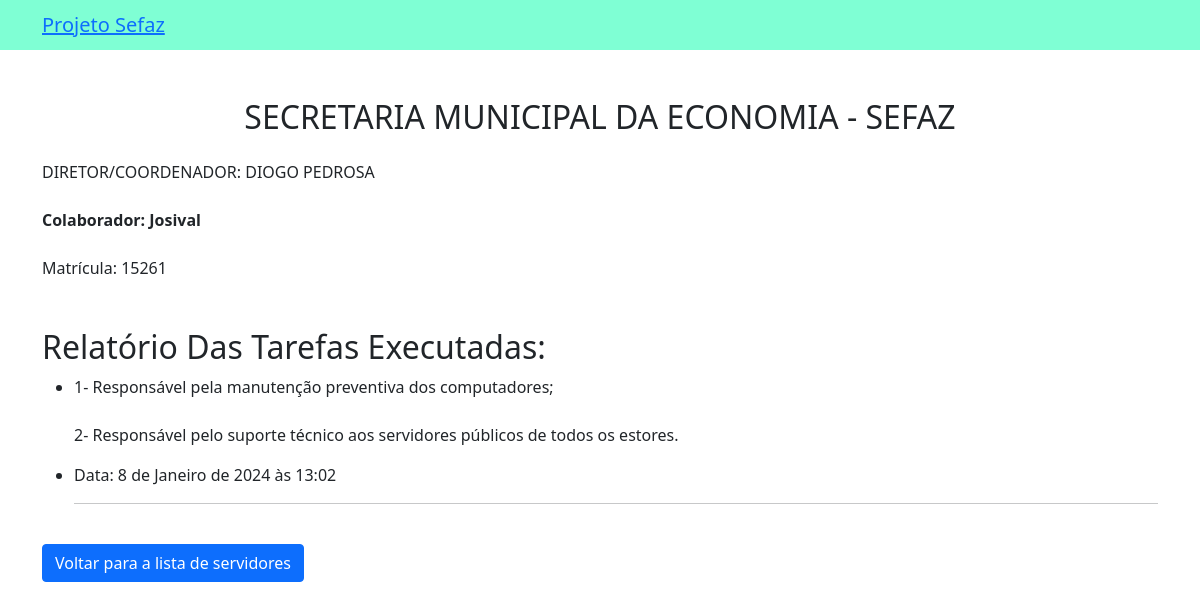
The page /visualizar-tarefas/2/ (signed in) on the database its author committed.
### app_cad_serv/models.py (models this page shows, shortened)
class TarefaRealizada(models.Model):
    colaborador = models.CharField(max_length=100)
    diretor_coordenador = models.CharField(max_length=100, null=False)
    tarefas = models.TextField()
    data = models.DateTimeField(auto_now_add=True)

class Servidor(models.Model):
    def validar_nome(value):
        if any(char.isdigit() for char in value):
            raise ValidationError('O nome não pode conter números.')
    def validar_matricula(value):
        if not value.isdigit():
            raise ValidationError('A matrícula deve conter apenas números.')
    ESCALA_CHOICES = [
        ('A', 'A'),
        ('B', 'B'),
        ('C', 'C'),
        ('D', 'D'),
    ]
    PONTUALIDADE_CHOICES = [
        ('Sem Justificativa', 'Sem Justificativa'),
        ('2 Justificativas', '2 Justificativas'),
        ('3 Justificativas', '3 Justificativas'),
        ('5 Justificativas', '5 Justificativas'),
    ]
    ASSIDUIDADE_CHOICES = [
        ('Sem Faltas', 'Sem Faltas'),
        ('1 Falta', '1 Falta'),
        ('2 Faltas', '2 Faltas'),
        ('3 Faltas', '3 Faltas'),
    ]
    EXECUCAO_TAREFAS_CHOICES = [
        ('Excelente', 'Excelente'),
        ('Otimo', 'Ótimo'),
        ('Bom', 'Bom'),
        ('Regular', 'Regular'),
    ]
    INICIATIVA_CHOICES = [
        ('Excelente', 'Excelente'),
        ('Otimo', 'Ótimo'),
        ('Bom', 'Bom'),
        ('Regular', 'Regular'),
    ]
    ATENDIMENTO_SERVICOS_CHOICES = [
        ('Excelente', 'Excelente'),
        ('Otimo', 'Ótimo'),
        ('Bom', 'Bom'),
        ('Regular', 'Regular'),
    ]
    TIPO_ESCALA_CHOICES = [
        ('DIRETA', 'Direta'),
        ('INDIRETA', 'Indireta'),
    ]
    TIPO_MODALIDADE_CHOICES = [
        ('PRESENCIAL', 'Presencial'),
        ('REMOTO', 'Remoto'),
    ]
    nome = models.CharField(max_length=100, null=False, default='', validators=[validar_nome])
    escala = models.CharField(max_length=10, choices=ESCALA_CHOICES)
    tipo_escala = models.CharField(max_length=10, choices=TIPO_ESCALA_CHOICES, default='')
    matricula = models.CharField(max_length=10, null=False, default='', unique=True, validators=[validar_matricula])
    pontualidade = models.CharField(max_length=50, choices=PONTUALIDADE_CHOICES)
    assiduidade = models.CharField(max_length=10, choices=ASSIDUIDADE_CHOICES)
    execucao_tarefas = models.CharField(max_length=10, choices=EXECUCAO_TAREFAS_CHOICES)
    iniciativa = models.CharField(max_length=10, choices=INICIATIVA_CHOICES)
    atendimento_servicos = models.CharField(max_length=10, choices=ATENDIMENTO_SERVICOS_CHOICES)
    total_pontos = models.IntegerField(default=0)
    gratificacao_pontos = models.IntegerField(default=0)
    tipo_modalidade = models.CharField(max_length=10,choices=TIPO_MODALIDADE_CHOICES, default='')
    mes_referencia = models.CharField(max_length=20, default='')

### app_cad_serv/views.py (the view)
# urls.py: path('visualizar-tarefas/<int:servidor_id>/', views.visualizar_tarefas_servidor, name='visualizar_tarefas_servidor'),
@login_required
def visualizar_tarefas_servidor(request, servidor_id):
    servidor = get_object_or_404(Servidor, pk=servidor_id)
    tarefas = TarefaRealizada.objects.filter(colaborador=servidor.nome)
    return render(request, 'servidores/visualizar_tarefas_servidor.html', {'servidor': servidor, 'tarefas': tarefas, 'matricula': servidor.matricula})

### app_cad_serv/templates/servidores/visualizar_tarefas_servidor.html (shortened to what this page needs)
<!DOCTYPE html>
<html lang="en">
<head>
    <link href="https://cdn.jsdelivr.net/npm/bootstrap@5.0.2/dist/css/bootstrap.min.css" rel="stylesheet">
</head>
<body>
    <nav style="background-color: aquamarine !important;" class="navbar navbar-light bg-light">
        <div class="container text-center">
          <span class="navbar-brand mb-0 h1"><a href="{% url 'home' %}"> Projeto Sefaz </a> </span>
        </div>
      </nav>
      <div class="container mt-5">
        <h2 class="text-center">SECRETARIA MUNICIPAL DA ECONOMIA - SEFAZ</h2>
        <div class="row mt-4">
            <div class="col-md-6">
                <div class="mb-4">
                    <p style="text-transform: uppercase;">Diretor/Coordenador: {{ tarefas.0.diretor_coordenador }}</p>
                </div>
                <div class="mb-4">
                    <p style="font-weight: bold;">Colaborador: {{ servidor.nome }}</p>
                </div>
                <div class="mb-4">
                    <p class="font-weight-bold">Matrícula: {{ servidor.matricula }}</p>
                </div>
            </div>
        </div>
        <h2 class="mt-4">Relatório Das Tarefas Executadas:</h2>
        <ul>
            {% for tarefa in tarefas %}
            <li>
                {{ tarefa.tarefas|linebreaksbr }}
            </li>
            <li>
                Data: {{ tarefa.data }}
            </li>
            <hr>
            {% empty %}
                <p>Nenhuma tarefa registrada para este servidor.</p>
            {% endfor %}
        </ul>
        <a href="{% url 'dados_servidor' %}" class="btn btn-primary mt-4">Voltar para a lista de servidores</a>
    </div>
</body>
</html>

### rows shown on the page
TarefaRealizada: diretor_coordenador "DIOGO PEDROSA", tarefas "1- Responsável pela manutenção preventiva dos computadores; 2- Responsável pelo suporte técnico aos servidores públicos de todos os estores.", data "8 de Janeiro de 2024 às 13:02"
Servidor: nome "Josival", matricula "15261"
